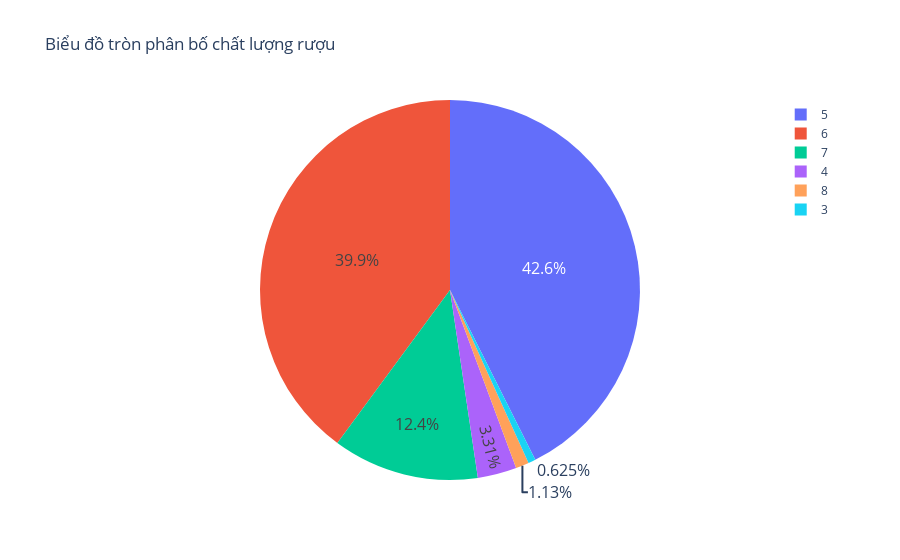

Notebook code cell kept with this figure:
### Markdown cell above
### Pie Chart

### Code cell
# Đếm số lượng từng mức quality
quality_counts = df['quality'].value_counts().reset_index()
quality_counts.columns = ['quality', 'count']

# Vẽ pie chart
fig = px.pie(
    quality_counts, 
    values='count', 
    names='quality',
    title="Biểu đồ tròn phân bố chất lượng rượu",
    hole=0.0  # =0 là pie chart thường, >0 là donut chart
)

# Chỉnh font chữ to hơn
fig.update_traces(textfont_size=16)

fig.show()

### Figure 1 — Plotly figure (JSON) as saved in the notebook; plotly's stock layout.template omitted (floating-point values rounded to 4 significant figures)
{"data": [{"domain": {"x": [0, 1], "y": [0, 1]}, "hole": 0, "hovertemplate": "quality=%{label}<br>count=%{value}<extra></extra>", "labels": [5, 6, 7, 4, 8, 3], "legendgroup": "", "name": "", "showlegend": true, "textfont": {"size": 16}, "type": "pie", "values": [681, 638, 199, 53, 18, 10]}], "layout": {"legend": {"tracegroupgap": 0}, "title": {"text": "Biểu đồ tròn phân bố chất lượng rượu"}}}
